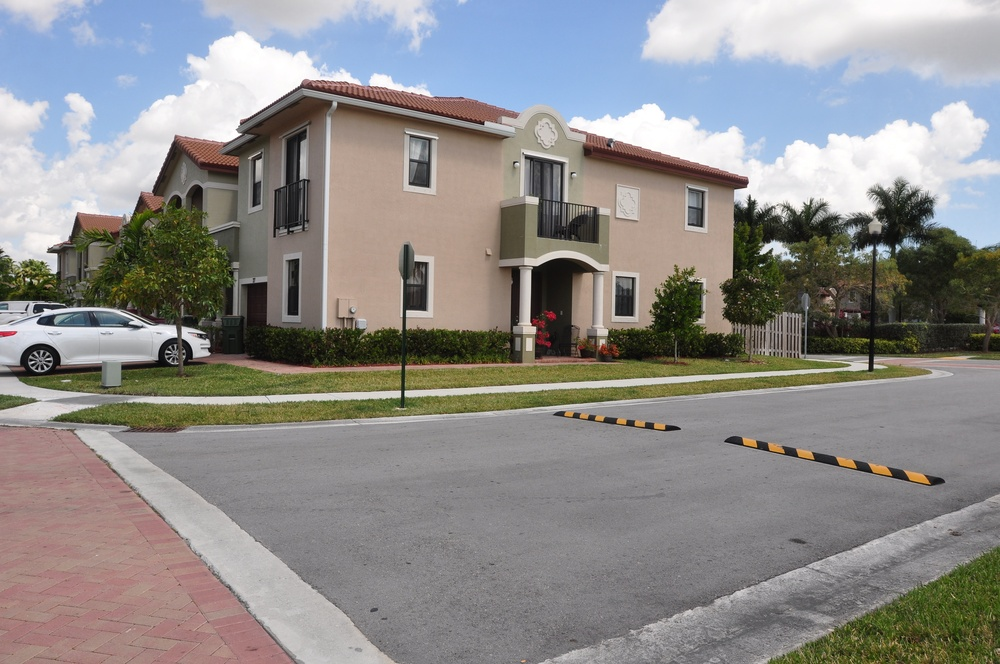
#> input picture IMA208 - Vision 3D et video/TP2_Calibrage_RANSAC/004.jpg, 1000 x 664 px, shrunk from 2048 x 1360 before the run
$ jupyter execute pano1.ipynb
#> lines starting #> are read from the running program, lines starting #| are printed output that depends on the picture
[cell 1]
#!/usr/bin/env python3
# -*- coding: utf-8 -*-
"""
Created on Wed Feb  2 13:49:38 2022

@author: roux
"""


import numpy as np
import cv2 as cv
from matplotlib import pyplot as plt
from matplotlib.pyplot import imshow, show, subplot, title, axis, figure


# draw matches
def draw_matches(img1, kpt1, img2, kpt2, matches):
    h1, w1 = img1.shape[:2]
    h2, w2 = img2.shape[:2]

    # Create a blank image with the size of the first image + second image
    new_img = np.zeros((max([h1, h2]), w1 + w2, 3), dtype='uint8')
    new_img[:h1, :w1, :] = np.dstack([img1, img1, img1])
    new_img[:h2, w1:w1 + w2, :] = np.dstack([img2, img2, img2])

    # extract the match keypoints
    for m in matches:
        (x1, y1) = kpt1[m.queryIdx].pt
        (x2, y2) = kpt2[m.trainIdx].pt

        # Draw circles on the keypoints
        cv.circle(new_img, (int(x1), int(y1)), 4, (0, 255, 0), 1)
        cv.circle(new_img, (int(x2) + w1, int(y2)), 4, (0, 255, 0), 1)

        # Connect the same keypoints
        cv.line(new_img, (int(x1), int(y1)), (int(x2) + w1, int(y2)), (255, 0, 255), 1)

    return new_img


def warpImages(img1, img2, M):
    # get the corner coordinates of the "query" and "train" image
    h1, w1 = img1.shape[:2]
    h2, w2 = img2.shape[:2]
    pts_corners_src = np.float32([[0, 0], [0, h1], [w1, h1], [w1, 0]]).reshape(-1, 1, 2)
    pts_corners_temp = np.float32([[0, 0], [0, h2], [w2, h2], [w2, 0]]).reshape(-1, 1, 2)

    # When we have established a homography we need to warp perspective
    # perform perspective tranform using previously calculated matrix and the corners of
    #"query" image#
    # Change field of view
    pts_corners_dst = cv.perspectiveTransform(pts_corners_temp, M)

    ListOfPoints = np.concatenate((pts_corners_src, pts_corners_dst), axis=0)

    [x_min, y_min] = np.int32(ListOfPoints.min(axis=0).ravel() - 0.5)
    [x_max, y_max] = np.int32(ListOfPoints.max(axis=0).ravel() + 0.5)

    print(x_min,y_min,x_max,y_max)

    translation_dist = [-x_min, -y_min]

    H_translation = np.array([[1, 0, translation_dist[0]], [0, 1, translation_dist[1]], [0, 0,
1]])

    new_img = cv.warpPerspective(img2, H_translation.dot(M), (x_max - x_min, y_max - y_min))
    new_img[translation_dist[1]:h1 + translation_dist[1], translation_dist[0]:w1 + translation_dist[0]] = img1

    return new_img

def warpImages2(img1, img2, M):
    # get the corner coordinates of the "query" and "train" image
    h1, w1 = img1.shape[:2]
    h2, w2 = img2.shape[:2]
    pts_corners_src = np.float32([[0, 0], [0, h1], [w1, h1], [w1, 0]]).reshape(-1, 1, 2)
    pts_corners_temp = np.float32([[0, 0], [0, h2], [w2, h2], [w2, 0]]).reshape(-1, 1, 2)

    # When we have established a homography we need to warp perspective
    # perform perspective tranform using previously calculated matrix and the corners of
    #"query" image#
    # Change field of view
    pts_corners_dst = cv.perspectiveTransform(pts_corners_temp, M)

    ListOfPoints = np.concatenate((pts_corners_src, pts_corners_dst), axis=0)

    [x_min, y_min] = np.int32(ListOfPoints.min(axis=0).ravel() - 0.5)
    [x_max, y_max] = np.int32(ListOfPoints.max(axis=0).ravel() + 0.5)

    print(x_min,y_min,x_max,y_max)

    translation_dist = [-x_min, -y_min]

    H_translation = np.array([[1, 0, translation_dist[0]], [0, 1, translation_dist[1]], [0, 0,
1]])

    print(M)
    print (H_translation)

    new_img = cv.warpPerspective(img2, M-H_translation, (x_max - x_min, y_max - y_min))
    new_img[translation_dist[1]:h1 + translation_dist[1], translation_dist[0]:w1 + translation_dist[0]] = img1

    return new_img


def find_homography(kpt1, kpt2, matches):
    # Find an Homography matrix between two pictures
    # Transforming keypoints to list of points
    src_pts = np.float32([kpt1[m.queryIdx].pt for m in matches]).reshape(-1, 1, 2)
    dst_pts = np.float32([kpt2[m.trainIdx].pt for m in matches]).reshape(-1, 1, 2)

    # Compute a rigid transformation (without depth, only scale + rotation + translation) /affine transformation
    transformation_rigid_matrix, mask = cv.estimateAffine2D(src_pts, dst_pts)
    transformation_rigid_matrix, mask = cv.estimateAffinePartial2D(src_pts, dst_pts)

    print(transformation_rigid_matrix)

    affine_row = [0, 0, 1]
    transformation_rigid_matrix = np.vstack((transformation_rigid_matrix, affine_row))

    print(transformation_rigid_matrix)

    M, mask = cv.findHomography(src_pts, dst_pts,cv.RANSAC,0.5)
    matchesMask = mask.ravel().tolist()

    print(M)
    print(mask.shape)

    #return transformation_rigid_matrix,matchesMask

    return M,matchesMask


img1c = cv.imread('004.jpg', 1)
#> img1c is the input picture: shape (664, 1000, 3); mean B, G, R 138.8, 140.2, 141.9
img2c = cv.imread('005.jpg', 1)
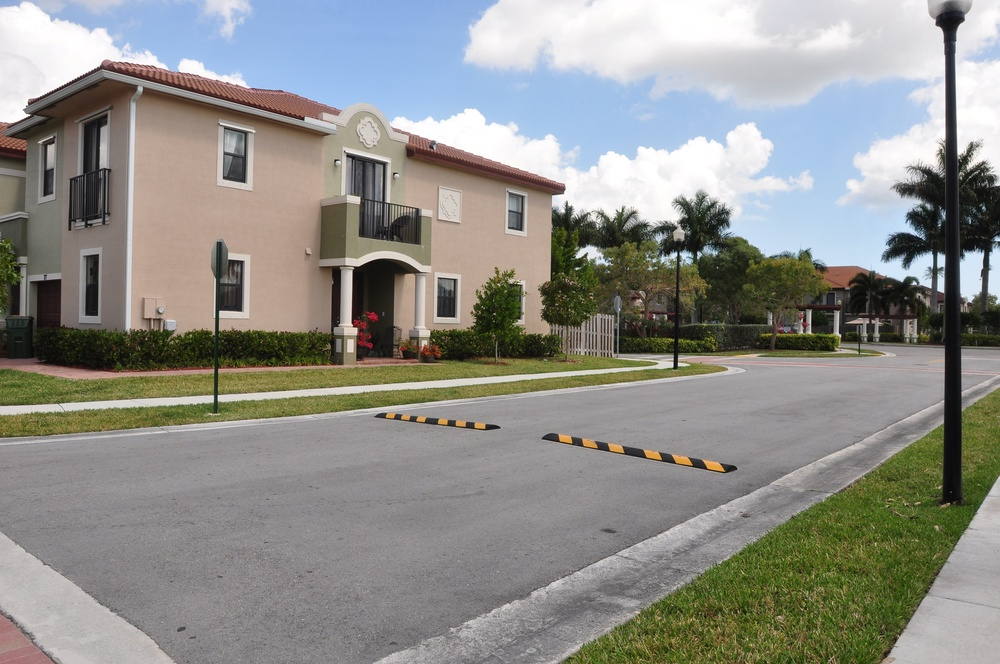
#> input picture IMA208 - Vision 3D et video/TP2_Calibrage_RANSAC/005.jpg, 1000 x 664 px, shrunk from 2048 x 1360 before the run
#> img2c is the input picture: shape (664, 1000, 3); mean B, G, R 137.9, 143, 142.9

img1 = cv.cvtColor(img1c, cv.COLOR_BGR2GRAY)
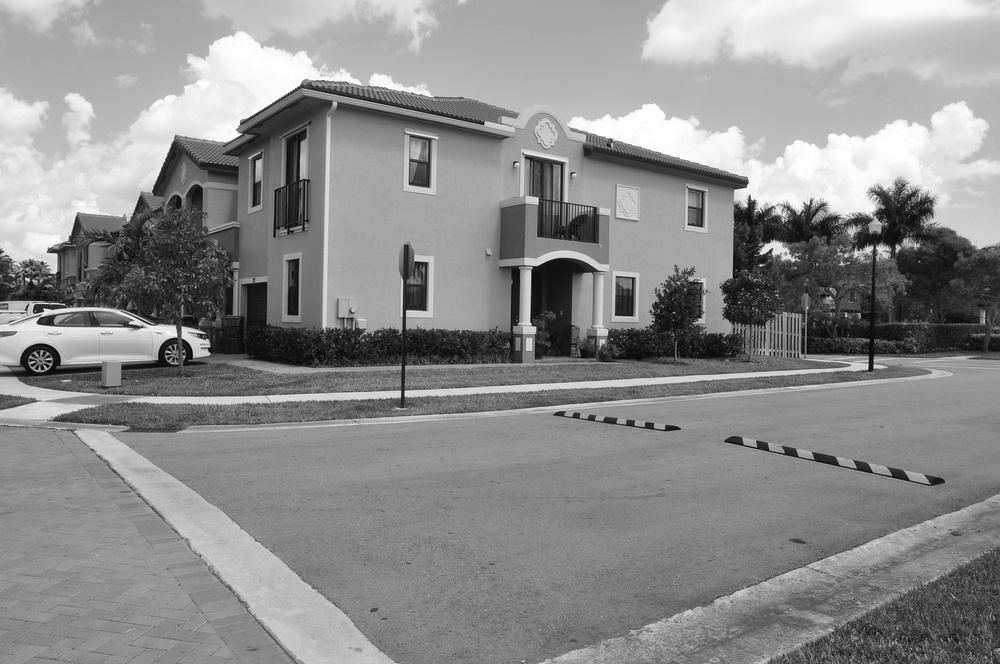
#> img1: shape (664, 1000); min 1, max 255, mean 140.6
img2 = cv.cvtColor(img2c, cv.COLOR_BGR2GRAY)
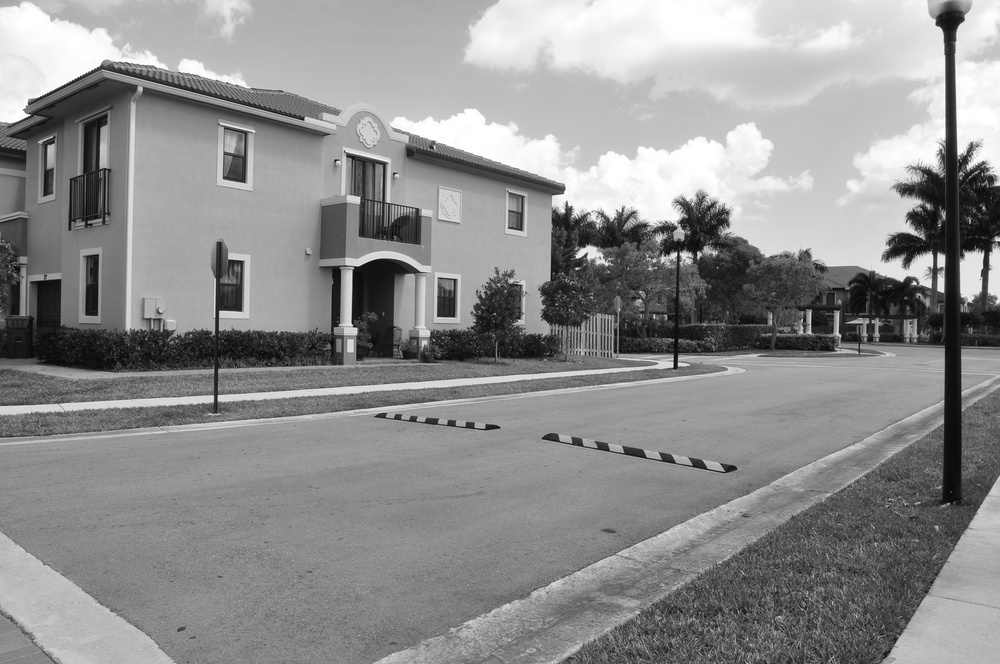
#> img2: shape (664, 1000); min 2, max 255, mean 142.4

img1c = cv.cvtColor(img1c, cv.COLOR_BGR2RGB)
img2c = cv.cvtColor(img2c, cv.COLOR_BGR2RGB)


# Initiate ORB detector, that it will be our detector object.
orb = cv.ORB_create(100000)


# find the keypoints and compute the descriptors with ORB for images
kpts1, des1 = orb.detectAndCompute(img1, None)
#> kpts1 = 13324 keypoints; strongest (x, y, size): (38, 322, 31), (37, 368, 31), (46, 369, 31), (42, 368, 31)
kpts2, des2 = orb.detectAndCompute(img2, None)
#> kpts2 = 14280 keypoints; strongest (x, y, size): (678, 254, 31), (676, 254, 31), (914, 282, 31), (672, 366, 31)


# Create a BFMatcher object.
bf = cv.BFMatcher_create(cv.NORM_HAMMING)

# match descriptor
matches1to2 = bf.knnMatch(des1, des2, k=2)
#> matches1to2 = 13324 matches


# draw matches
good1to2 = []
for m, n in matches1to2:
    if m.distance < 0.6 * n.distance:
        good1to2.append(m)
#> after the loop, good1to2 = 2852 matches

drawimg=draw_matches(img1, kpts1, img2, kpts2, good1to2)
#> in draw_matches, `new_img[:h1, :w1, :] = np.dstack([img1, img1, img1])`:
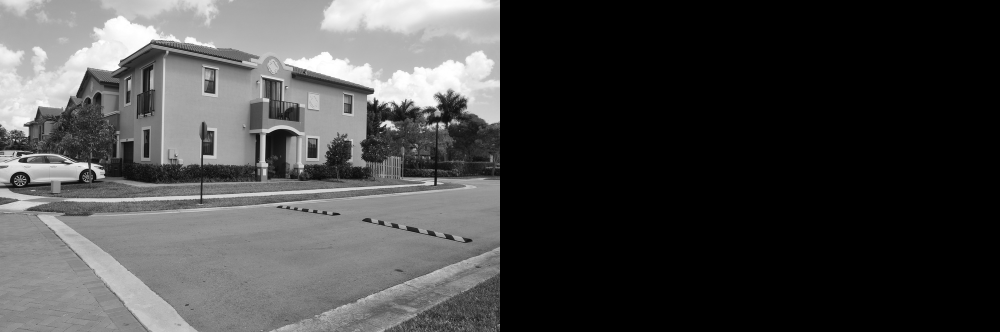
#> new_img: shape (664, 2000, 3) (shown at 1/2 size); min 0, max 255, mean 70.3
#> in draw_matches, `new_img[:h2, w1:w1 + w2, :] = np.dstack([img2, img2, img2])`:
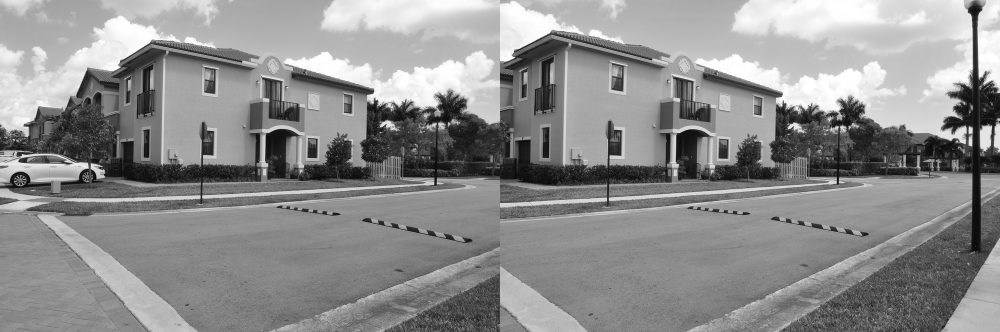
#> new_img: shape (664, 2000, 3) (shown at 1/2 size); min 1, max 255, mean 141.5
#> the loop in draw_matches, `for m in matches:` made 2852 passes
#> (x1, y1, x2, y2) on passes 1 to 3: (316, 68, 120, 48), (349, 73, 155, 57), (374, 74, 184.8, 58.8)
#> after the loop in draw_matches, `for m in matches:`:
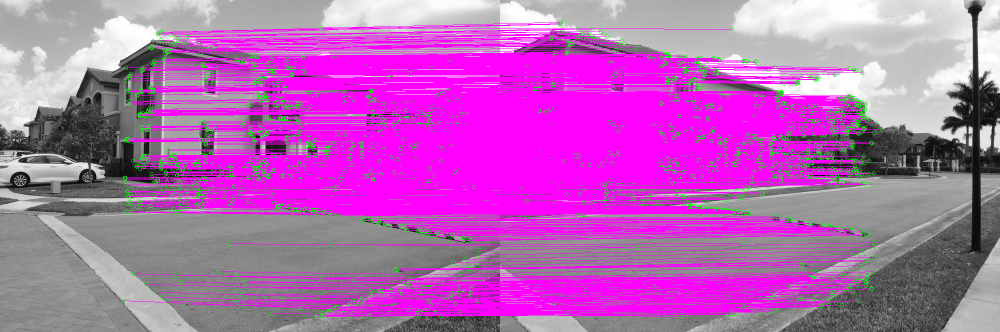
#> new_img: shape (664, 2000, 3) (shown at 1/2 size); mean of channels 0, 1, 2 182.2, 100.2, 182.2; drawn as B, G, R


# find  affine transformation and panoramic view between 1 to 2
matrix1to2,M12 = find_homography(kpts1, kpts2, good1to2)
#> in find_homography, `src_pts = np.float32([kpt1[m.queryIdx].pt for m in matches]).reshape(-..`: src_pts = 2852 rows, first 8: [316, 68], [349, 73], [374, 74], [393, 82], [400, 84], [377, 86], [352, 87], [343, 90]
#> in find_homography, `dst_pts = np.float32([kpt2[m.trainIdx].pt for m in matches]).reshape(-..`: dst_pts = 2852 rows, first 8: [120, 48], [155, 57], [184.8, 58.8], [205.2, 68.4], [213, 72], [188, 73], [160, 72], [150, 75]
#> in find_homography, `transformation_rigid_matrix, mask = cv.estimateAffine2D(src_pts, dst_p..`: transformation_rigid_matrix = [[0.979, 0.00322, -167], [0.0095, 1, -5.66]]; mask = 2852 values, max 1 at index 15, min 0 at index 0, mean 0.424
#> in find_homography, `transformation_rigid_matrix, mask = cv.estimateAffinePartial2D(src_pts..`: transformation_rigid_matrix = [[0.974, 0.00142, -163.4], [-0.00142, 0.974, 10.93]]; mask = 2852 values, max 1 at index 35, min 0 at index 0, mean 0.383
#| [[ 9.73612461e-01  1.41831943e-03 -1.63428339e+02]
#|  [-1.41831943e-03  9.73612461e-01  1.09254475e+01]]
#> in find_homography, `transformation_rigid_matrix = np.vstack((transformation_rigid_matrix, ..`: transformation_rigid_matrix = [[0.974, 0.00142, -163.4], [-0.00142, 0.974, 10.93], [0, 0, 1]]
#| [[ 9.73612461e-01  1.41831943e-03 -1.63428339e+02]
#|  [-1.41831943e-03  9.73612461e-01  1.09254475e+01]
#|  [ 0.00000000e+00  0.00000000e+00  1.00000000e+00]]
#> in find_homography, `M, mask = cv.findHomography(src_pts, dst_pts,cv.RANSAC,0.5)`: M = [[1.3, -0.0061, -279.2], [0.096, 1.18, -55.6], [0.000297, 2.18e-06, 1]]; mask = 2852 values, max 1 at index 16, min 0 at index 0, mean 0.261
#> in find_homography, `matchesMask = mask.ravel().tolist()`: matchesMask has the same summary as mask
#| [[ 1.29886968e+00 -6.09876804e-03 -2.79242409e+02]
#|  [ 9.60229551e-02  1.17671024e+00 -5.56005135e+01]
#|  [ 2.96994393e-04  2.17808177e-06  1.00000000e+00]]
#| (2852, 1)
#> matrix1to2 has the same summary as M in find_homography; M12 has the same summary as mask in find_homography
img1to2 = warpImages(img2c, img1c, matrix1to2)
#> in warpImages, `pts_corners_dst = cv.perspectiveTransform(pts_corners_temp, M)`: pts_corners_dst = [[-279.2, -55.6], [-282.9, 724.7], [782.2, 632.9], [786.1, 31.17]]
#> in warpImages, `ListOfPoints = np.concatenate((pts_corners_src, pts_corners_dst), axis..`: ListOfPoints = [[0, 0], [0, 664], [1000, 664], [1000, 0], [-279.2, -55.6], [-282.9, 724.7], [782.2, 632.9], [786.1, 31.17]]
#> in warpImages, `[x_min, y_min] = np.int32(ListOfPoints.min(axis=0).ravel() - 0.5)`: x_min = -283; y_min = -56
#> in warpImages, `[x_max, y_max] = np.int32(ListOfPoints.max(axis=0).ravel() + 0.5)`: x_max = 1000; y_max = 725
#| -283 -56 1000 725
#> in warpImages, `translation_dist = [-x_min, -y_min]`: translation_dist = [283, 56]
#> in warpImages, `H_translation = np.array([[1, 0, translation_dist[0]], [0, 1, translat..`: H_translation = [[1, 0, 283], [0, 1, 56], [0, 0, 1]]
#> in warpImages, `new_img = cv.warpPerspective(img2, H_translation.dot(M), (x_max - x_mi..`:
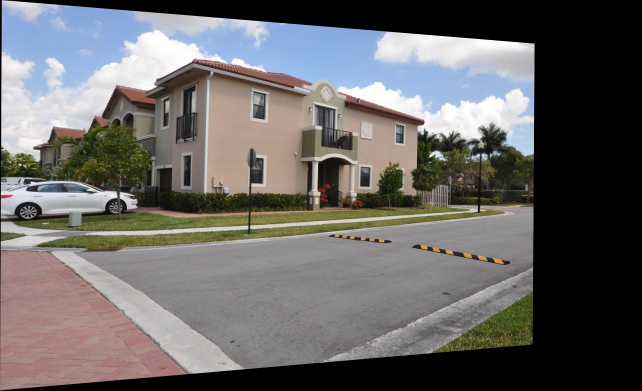
#> new_img: shape (781, 1283, 3) (shown at 1/2 size); mean R, G, B 105.2, 103.5, 102.6
#> in warpImages, `new_img[translation_dist[1]:h1 + translation_dist[1], translation_dist..`:
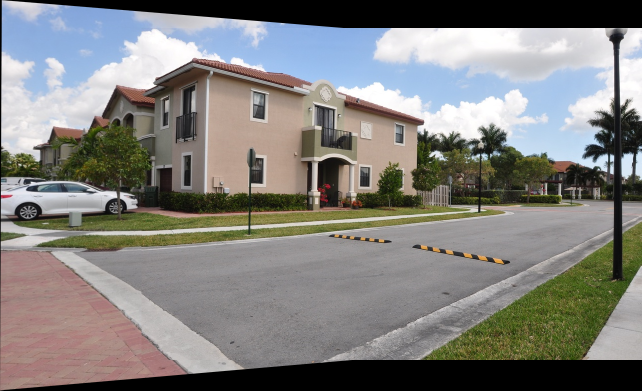
#> new_img: shape (781, 1283, 3) (shown at 1/2 size); mean R, G, B 129.5, 128.3, 125.2

figure()

imshow(drawimg)
show()


figure()

subplot(1, 2, 1)
imshow(img1c)
axis('off')
title('1')

subplot(1, 2, 2)
imshow(img2c)
axis('off')
title('2')

show()

figure()

title1 = "panoramic between img1 and img2"

subplot(1, 1, 1)
imshow(img1to2)
axis('off')
title(title1)

show()

img1to2 = cv.cvtColor(img1to2, cv.COLOR_BGR2RGB)
cv.imwrite('panorama13.jpg',img1to2)
#> Out = True
